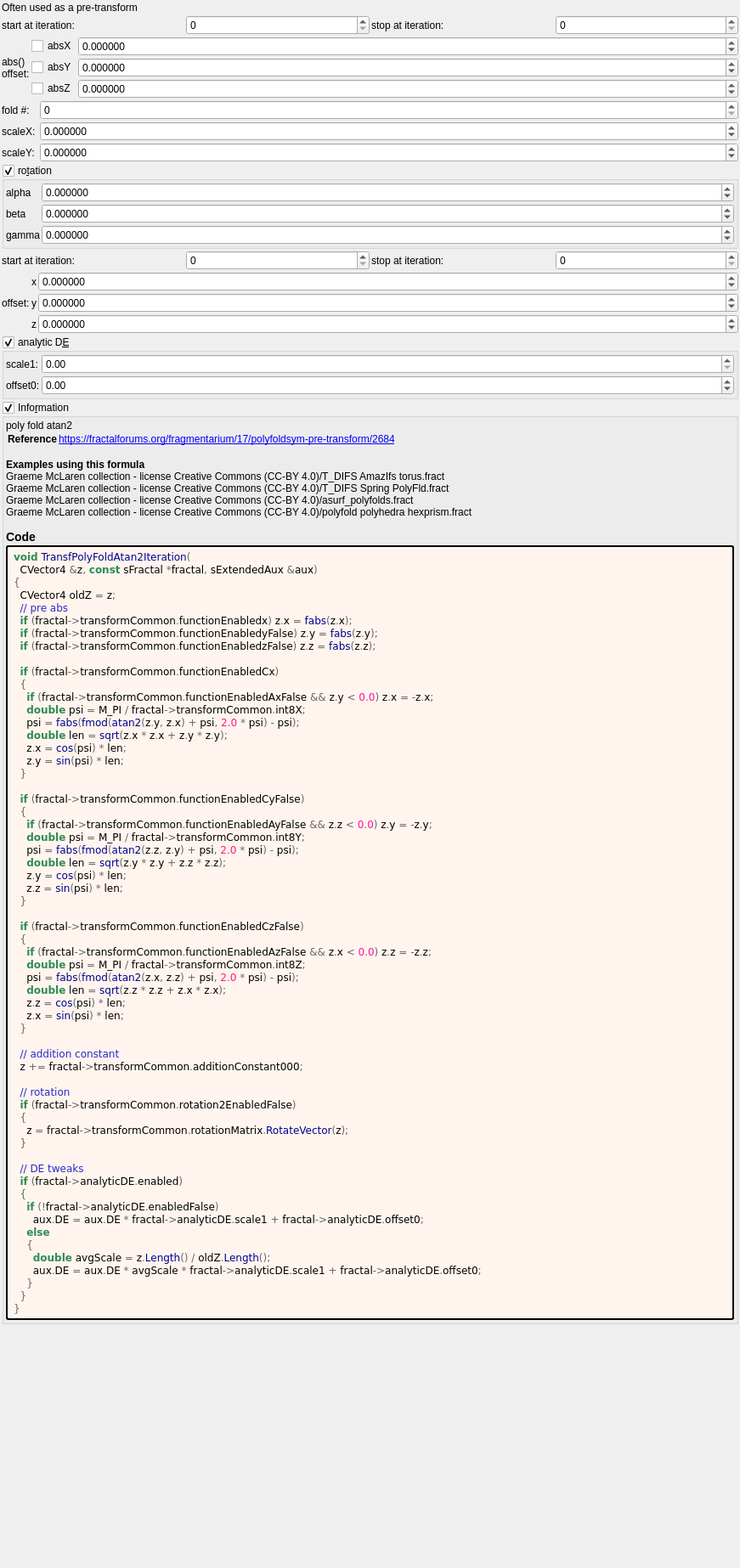
<?xml version="1.0" encoding="UTF-8"?>
<ui version="4.0">
 <class>Form</class>
 <widget class="QWidget" name="Form">
  <property name="geometry">
   <rect>
    <x>0</x>
    <y>0</y>
    <width>871</width>
    <height>1846</height>
   </rect>
  </property>
  <property name="windowTitle">
   <string notr="true">transf_poly_fold_atan2</string>
  </property>
  <layout class="QVBoxLayout" name="verticalLayout">
   <property name="spacing">
    <number>2</number>
   </property>
   <property name="leftMargin">
    <number>2</number>
   </property>
   <property name="topMargin">
    <number>2</number>
   </property>
   <property name="rightMargin">
    <number>2</number>
   </property>
   <property name="bottomMargin">
    <number>2</number>
   </property>
   <item>
    <widget class="QLabel" name="label_168">
     <property name="text">
      <string>Often used as a pre-transform</string>
     </property>
    </widget>
   </item>
   <item>
    <layout class="QGridLayout" name="gridLayout_70">
     <property name="spacing">
      <number>2</number>
     </property>
     <item row="0" column="2">
      <widget class="QLabel" name="label_265">
       <property name="text">
        <string>stop at iteration:</string>
       </property>
      </widget>
     </item>
     <item row="0" column="0">
      <widget class="QLabel" name="label_266">
       <property name="text">
        <string>start at iteration:</string>
       </property>
      </widget>
     </item>
     <item row="0" column="3">
      <widget class="MySpinBox" name="spinboxInt_transf_stop_iterations_D1">
       <property name="sizePolicy">
        <sizepolicy hsizetype="Minimum" vsizetype="Maximum">
         <horstretch>0</horstretch>
         <verstretch>0</verstretch>
        </sizepolicy>
       </property>
       <property name="maximum">
        <number>999</number>
       </property>
      </widget>
     </item>
     <item row="0" column="1">
      <widget class="MySpinBox" name="spinboxInt_transf_start_iterations_D">
       <property name="sizePolicy">
        <sizepolicy hsizetype="Minimum" vsizetype="Maximum">
         <horstretch>0</horstretch>
         <verstretch>0</verstretch>
        </sizepolicy>
       </property>
       <property name="maximum">
        <number>999</number>
       </property>
      </widget>
     </item>
    </layout>
   </item>
   <item>
    <layout class="QGridLayout" name="gridLayout_12" columnstretch="0,0,1">
     <property name="spacing">
      <number>2</number>
     </property>
     <item row="2" column="2">
      <widget class="MyDoubleSpinBox" name="spinbox3_transf_offset_000_z">
       <property name="sizePolicy">
        <sizepolicy hsizetype="Minimum" vsizetype="Maximum">
         <horstretch>0</horstretch>
         <verstretch>0</verstretch>
        </sizepolicy>
       </property>
       <property name="prefix">
        <string/>
       </property>
       <property name="suffix">
        <string/>
       </property>
       <property name="decimals">
        <number>6</number>
       </property>
       <property name="minimum">
        <double>-99.989999999999995</double>
       </property>
       <property name="maximum">
        <double>99.989999999999995</double>
       </property>
       <property name="singleStep">
        <double>0.100000000000000</double>
       </property>
      </widget>
     </item>
     <item row="1" column="2">
      <widget class="MyDoubleSpinBox" name="spinbox3_transf_offset_000_y">
       <property name="sizePolicy">
        <sizepolicy hsizetype="Minimum" vsizetype="Maximum">
         <horstretch>0</horstretch>
         <verstretch>0</verstretch>
        </sizepolicy>
       </property>
       <property name="prefix">
        <string/>
       </property>
       <property name="suffix">
        <string/>
       </property>
       <property name="decimals">
        <number>6</number>
       </property>
       <property name="minimum">
        <double>-99.989999999999995</double>
       </property>
       <property name="maximum">
        <double>99.989999999999995</double>
       </property>
       <property name="singleStep">
        <double>0.100000000000000</double>
       </property>
      </widget>
     </item>
     <item row="0" column="2">
      <widget class="MyDoubleSpinBox" name="spinbox3_transf_offset_000_x">
       <property name="sizePolicy">
        <sizepolicy hsizetype="Minimum" vsizetype="Maximum">
         <horstretch>0</horstretch>
         <verstretch>0</verstretch>
        </sizepolicy>
       </property>
       <property name="prefix">
        <string/>
       </property>
       <property name="suffix">
        <string/>
       </property>
       <property name="decimals">
        <number>6</number>
       </property>
       <property name="minimum">
        <double>-99.989999999999995</double>
       </property>
       <property name="maximum">
        <double>99.989999999999995</double>
       </property>
       <property name="singleStep">
        <double>0.100000000000000</double>
       </property>
      </widget>
     </item>
     <item row="0" column="0" rowspan="3">
      <widget class="QLabel" name="label_261">
       <property name="text">
        <string>abs()
offset:</string>
       </property>
      </widget>
     </item>
     <item row="0" column="1">
      <widget class="MyCheckBox" name="checkBox_transf_function_enabledx">
       <property name="text">
        <string>absX</string>
       </property>
      </widget>
     </item>
     <item row="1" column="1">
      <widget class="MyCheckBox" name="checkBox_transf_function_enabledy">
       <property name="text">
        <string>absY</string>
       </property>
      </widget>
     </item>
     <item row="2" column="1">
      <widget class="MyCheckBox" name="checkBox_transf_function_enabledz_false">
       <property name="text">
        <string>absZ</string>
       </property>
      </widget>
     </item>
    </layout>
   </item>
   <item>
    <layout class="QGridLayout" name="gridLayout_13" columnstretch="0,1">
     <property name="spacing">
      <number>2</number>
     </property>
     <item row="0" column="1">
      <widget class="MySpinBox" name="spinboxInt_transf_int8_X">
       <property name="sizePolicy">
        <sizepolicy hsizetype="Minimum" vsizetype="Maximum">
         <horstretch>0</horstretch>
         <verstretch>0</verstretch>
        </sizepolicy>
       </property>
       <property name="maximum">
        <number>999</number>
       </property>
      </widget>
     </item>
     <item row="2" column="0">
      <widget class="QLabel" name="label_48">
       <property name="text">
        <string notr="true">scaleY: </string>
       </property>
      </widget>
     </item>
     <item row="1" column="0">
      <widget class="QLabel" name="label_47">
       <property name="text">
        <string notr="true">scaleX: </string>
       </property>
      </widget>
     </item>
     <item row="2" column="1">
      <widget class="MyDoubleSpinBox" name="spinbox_transf_scaleG_1">
       <property name="enabled">
        <bool>true</bool>
       </property>
       <property name="sizePolicy">
        <sizepolicy hsizetype="Minimum" vsizetype="Maximum">
         <horstretch>0</horstretch>
         <verstretch>0</verstretch>
        </sizepolicy>
       </property>
       <property name="prefix">
        <string/>
       </property>
       <property name="suffix">
        <string/>
       </property>
       <property name="decimals">
        <number>6</number>
       </property>
       <property name="minimum">
        <double>-99.989999999999995</double>
       </property>
       <property name="maximum">
        <double>99.989999999999995</double>
       </property>
       <property name="singleStep">
        <double>0.100000000000000</double>
       </property>
      </widget>
     </item>
     <item row="1" column="1">
      <widget class="MyDoubleSpinBox" name="spinbox_transf_scaleF_1">
       <property name="enabled">
        <bool>true</bool>
       </property>
       <property name="sizePolicy">
        <sizepolicy hsizetype="Minimum" vsizetype="Maximum">
         <horstretch>0</horstretch>
         <verstretch>0</verstretch>
        </sizepolicy>
       </property>
       <property name="prefix">
        <string/>
       </property>
       <property name="suffix">
        <string/>
       </property>
       <property name="decimals">
        <number>6</number>
       </property>
       <property name="minimum">
        <double>-99.989999999999995</double>
       </property>
       <property name="maximum">
        <double>99.989999999999995</double>
       </property>
       <property name="singleStep">
        <double>0.100000000000000</double>
       </property>
      </widget>
     </item>
     <item row="0" column="0">
      <widget class="QLabel" name="label_50">
       <property name="text">
        <string notr="true">fold #: </string>
       </property>
      </widget>
     </item>
    </layout>
   </item>
   <item>
    <widget class="MyGroupBox" name="groupCheck_transf_rotation2_enabled_false">
     <property name="title">
      <string>ro&amp;tation</string>
     </property>
     <property name="checkable">
      <bool>true</bool>
     </property>
     <layout class="QVBoxLayout" name="verticalLayout_9" stretch="0">
      <property name="spacing">
       <number>2</number>
      </property>
      <property name="leftMargin">
       <number>2</number>
      </property>
      <property name="topMargin">
       <number>2</number>
      </property>
      <property name="rightMargin">
       <number>2</number>
      </property>
      <property name="bottomMargin">
       <number>2</number>
      </property>
      <item>
       <layout class="QGridLayout" name="gridLayout_14" columnstretch="0,1">
        <property name="spacing">
         <number>2</number>
        </property>
        <item row="1" column="1">
         <widget class="MyDoubleSpinBox" name="spinboxd3_transf_rotation_y">
          <property name="sizePolicy">
           <sizepolicy hsizetype="Minimum" vsizetype="Maximum">
            <horstretch>0</horstretch>
            <verstretch>0</verstretch>
           </sizepolicy>
          </property>
          <property name="prefix">
           <string/>
          </property>
          <property name="suffix">
           <string/>
          </property>
          <property name="decimals">
           <number>6</number>
          </property>
          <property name="minimum">
           <double>-36000.000000000000000</double>
          </property>
          <property name="maximum">
           <double>36000.000000000000000</double>
          </property>
          <property name="singleStep">
           <double>1.000000000000000</double>
          </property>
         </widget>
        </item>
        <item row="0" column="1">
         <widget class="MyDoubleSpinBox" name="spinboxd3_transf_rotation_x">
          <property name="sizePolicy">
           <sizepolicy hsizetype="Minimum" vsizetype="Maximum">
            <horstretch>0</horstretch>
            <verstretch>0</verstretch>
           </sizepolicy>
          </property>
          <property name="prefix">
           <string/>
          </property>
          <property name="suffix">
           <string/>
          </property>
          <property name="decimals">
           <number>6</number>
          </property>
          <property name="minimum">
           <double>-36000.000000000000000</double>
          </property>
          <property name="maximum">
           <double>36000.000000000000000</double>
          </property>
          <property name="singleStep">
           <double>1.000000000000000</double>
          </property>
         </widget>
        </item>
        <item row="2" column="1">
         <widget class="MyDoubleSpinBox" name="spinboxd3_transf_rotation_z">
          <property name="sizePolicy">
           <sizepolicy hsizetype="Minimum" vsizetype="Maximum">
            <horstretch>0</horstretch>
            <verstretch>0</verstretch>
           </sizepolicy>
          </property>
          <property name="prefix">
           <string/>
          </property>
          <property name="suffix">
           <string/>
          </property>
          <property name="decimals">
           <number>6</number>
          </property>
          <property name="minimum">
           <double>-36000.000000000000000</double>
          </property>
          <property name="maximum">
           <double>36000.000000000000000</double>
          </property>
          <property name="singleStep">
           <double>1.000000000000000</double>
          </property>
         </widget>
        </item>
        <item row="0" column="0">
         <widget class="QLabel" name="label_46">
          <property name="text">
           <string notr="true">alpha</string>
          </property>
         </widget>
        </item>
        <item row="2" column="0">
         <widget class="QLabel" name="label_45">
          <property name="text">
           <string notr="true">gamma</string>
          </property>
         </widget>
        </item>
        <item row="1" column="0">
         <widget class="QLabel" name="label_49">
          <property name="text">
           <string notr="true">beta</string>
          </property>
         </widget>
        </item>
       </layout>
      </item>
     </layout>
    </widget>
   </item>
   <item>
    <layout class="QGridLayout" name="gridLayout_62">
     <property name="spacing">
      <number>2</number>
     </property>
     <item row="0" column="0">
      <widget class="QLabel" name="label_246">
       <property name="text">
        <string>start at iteration:</string>
       </property>
      </widget>
     </item>
     <item row="0" column="1">
      <widget class="MySpinBox" name="spinboxInt_transf_start_iterations_A">
       <property name="sizePolicy">
        <sizepolicy hsizetype="Minimum" vsizetype="Maximum">
         <horstretch>0</horstretch>
         <verstretch>0</verstretch>
        </sizepolicy>
       </property>
       <property name="maximum">
        <number>999</number>
       </property>
      </widget>
     </item>
     <item row="0" column="2">
      <widget class="QLabel" name="label_247">
       <property name="text">
        <string>stop at iteration:</string>
       </property>
      </widget>
     </item>
     <item row="0" column="3">
      <widget class="MySpinBox" name="spinboxInt_transf_stop_iterations_A">
       <property name="sizePolicy">
        <sizepolicy hsizetype="Minimum" vsizetype="Maximum">
         <horstretch>0</horstretch>
         <verstretch>0</verstretch>
        </sizepolicy>
       </property>
       <property name="maximum">
        <number>999</number>
       </property>
      </widget>
     </item>
    </layout>
   </item>
   <item>
    <layout class="QGridLayout" name="gridLayout_44" columnstretch="0,0,1">
     <property name="spacing">
      <number>2</number>
     </property>
     <item row="0" column="1">
      <widget class="QLabel" name="label_160">
       <property name="text">
        <string notr="true">x</string>
       </property>
      </widget>
     </item>
     <item row="1" column="1">
      <widget class="QLabel" name="label_162">
       <property name="text">
        <string notr="true">y</string>
       </property>
      </widget>
     </item>
     <item row="0" column="0" rowspan="3">
      <widget class="QLabel" name="label_164">
       <property name="text">
        <string>offset:</string>
       </property>
      </widget>
     </item>
     <item row="2" column="2">
      <widget class="MyDoubleSpinBox" name="spinbox3_transf_addition_constant_z">
       <property name="sizePolicy">
        <sizepolicy hsizetype="Minimum" vsizetype="Maximum">
         <horstretch>0</horstretch>
         <verstretch>0</verstretch>
        </sizepolicy>
       </property>
       <property name="prefix">
        <string/>
       </property>
       <property name="suffix">
        <string/>
       </property>
       <property name="decimals">
        <number>6</number>
       </property>
       <property name="minimum">
        <double>-99.989999999999995</double>
       </property>
       <property name="maximum">
        <double>99.989999999999995</double>
       </property>
       <property name="singleStep">
        <double>0.100000000000000</double>
       </property>
      </widget>
     </item>
     <item row="0" column="2">
      <widget class="MyDoubleSpinBox" name="spinbox3_transf_addition_constant_x">
       <property name="sizePolicy">
        <sizepolicy hsizetype="Minimum" vsizetype="Maximum">
         <horstretch>0</horstretch>
         <verstretch>0</verstretch>
        </sizepolicy>
       </property>
       <property name="prefix">
        <string/>
       </property>
       <property name="suffix">
        <string/>
       </property>
       <property name="decimals">
        <number>6</number>
       </property>
       <property name="minimum">
        <double>-99.989999999999995</double>
       </property>
       <property name="maximum">
        <double>99.989999999999995</double>
       </property>
       <property name="singleStep">
        <double>0.100000000000000</double>
       </property>
      </widget>
     </item>
     <item row="1" column="2">
      <widget class="MyDoubleSpinBox" name="spinbox3_transf_addition_constant_y">
       <property name="sizePolicy">
        <sizepolicy hsizetype="Minimum" vsizetype="Maximum">
         <horstretch>0</horstretch>
         <verstretch>0</verstretch>
        </sizepolicy>
       </property>
       <property name="prefix">
        <string/>
       </property>
       <property name="suffix">
        <string/>
       </property>
       <property name="decimals">
        <number>6</number>
       </property>
       <property name="minimum">
        <double>-99.989999999999995</double>
       </property>
       <property name="maximum">
        <double>99.989999999999995</double>
       </property>
       <property name="singleStep">
        <double>0.100000000000000</double>
       </property>
      </widget>
     </item>
     <item row="2" column="1">
      <widget class="QLabel" name="label_163">
       <property name="text">
        <string notr="true">z</string>
       </property>
      </widget>
     </item>
    </layout>
   </item>
   <item>
    <widget class="MyGroupBox" name="groupCheck_analyticDE_enabled_false">
     <property name="title">
      <string>analytic D&amp;E </string>
     </property>
     <property name="checkable">
      <bool>true</bool>
     </property>
     <layout class="QVBoxLayout" name="verticalLayout_12" stretch="0">
      <property name="spacing">
       <number>2</number>
      </property>
      <property name="leftMargin">
       <number>2</number>
      </property>
      <property name="topMargin">
       <number>2</number>
      </property>
      <property name="rightMargin">
       <number>2</number>
      </property>
      <property name="bottomMargin">
       <number>2</number>
      </property>
      <item>
       <layout class="QGridLayout" name="gridLayout_28" columnstretch="0,0,1">
        <property name="spacing">
         <number>2</number>
        </property>
        <item row="0" column="2">
         <widget class="MyDoubleSpinBox" name="spinbox_analyticDE_scale_1">
          <property name="sizePolicy">
           <sizepolicy hsizetype="Minimum" vsizetype="Maximum">
            <horstretch>0</horstretch>
            <verstretch>0</verstretch>
           </sizepolicy>
          </property>
          <property name="prefix">
           <string/>
          </property>
          <property name="suffix">
           <string/>
          </property>
          <property name="decimals">
           <number>2</number>
          </property>
          <property name="minimum">
           <double>0.000000000000000</double>
          </property>
          <property name="maximum">
           <double>99.989999999999995</double>
          </property>
          <property name="singleStep">
           <double>0.100000000000000</double>
          </property>
         </widget>
        </item>
        <item row="1" column="2">
         <widget class="MyDoubleSpinBox" name="spinbox_analyticDE_offset_0">
          <property name="sizePolicy">
           <sizepolicy hsizetype="Minimum" vsizetype="Maximum">
            <horstretch>0</horstretch>
            <verstretch>0</verstretch>
           </sizepolicy>
          </property>
          <property name="prefix">
           <string/>
          </property>
          <property name="suffix">
           <string/>
          </property>
          <property name="decimals">
           <number>2</number>
          </property>
          <property name="minimum">
           <double>-99.989999999999995</double>
          </property>
          <property name="maximum">
           <double>99.989999999999995</double>
          </property>
          <property name="singleStep">
           <double>0.100000000000000</double>
          </property>
         </widget>
        </item>
        <item row="0" column="1">
         <widget class="QLabel" name="label_179">
          <property name="text">
           <string>scale1:</string>
          </property>
         </widget>
        </item>
        <item row="1" column="1">
         <widget class="QLabel" name="label_178">
          <property name="text">
           <string>offset0:</string>
          </property>
         </widget>
        </item>
       </layout>
      </item>
     </layout>
    </widget>
   </item>
   <item>
    <widget class="MyGroupBox" name="groupCheck_info">
     <property name="title">
      <string>Info&amp;rmation</string>
     </property>
     <property name="flat">
      <bool>false</bool>
     </property>
     <property name="checkable">
      <bool>true</bool>
     </property>
     <layout class="QVBoxLayout" name="verticalLayout_2">
      <property name="spacing">
       <number>2</number>
      </property>
      <property name="leftMargin">
       <number>2</number>
      </property>
      <property name="topMargin">
       <number>2</number>
      </property>
      <property name="rightMargin">
       <number>2</number>
      </property>
      <property name="bottomMargin">
       <number>2</number>
      </property>
      <item>
       <widget class="QLabel" name="label_information_general">
        <property name="text">
         <string notr="true">&lt;p&gt;poly fold atan2&lt;/p&gt;&lt;table&gt;
&lt;tr&gt;&lt;th&gt;Reference&lt;/th&gt;&lt;td&gt;&lt;a href=&quot;https://fractalforums.org/fragmentarium/17/polyfoldsym-pre-transform/2684&quot;&gt;https://fractalforums.org/fragmentarium/17/polyfoldsym-pre-transform/2684&lt;br&gt;
&lt;/td&gt;&lt;/tr&gt;
&lt;/table&gt;
&lt;br&gt;&lt;b&gt;Examples using this formula&lt;/b&gt;&lt;br&gt;Graeme McLaren  collection - license Creative Commons  (CC-BY 4.0)/T_DIFS AmazIfs torus.fract&lt;br&gt;Graeme McLaren  collection - license Creative Commons  (CC-BY 4.0)/T_DIFS Spring PolyFld.fract&lt;br&gt;Graeme McLaren  collection - license Creative Commons  (CC-BY 4.0)/asurf_polyfolds.fract&lt;br&gt;Graeme McLaren  collection - license Creative Commons  (CC-BY 4.0)/polyfold polyhedra hexprism.fract&lt;h3&gt;Code&lt;/h3&gt;</string>
        </property>
        <property name="wordWrap">
         <bool>true</bool>
        </property>
        <property name="openExternalLinks">
         <bool>true</bool>
        </property>
        <property name="textInteractionFlags">
         <set>Qt::LinksAccessibleByMouse|Qt::TextSelectableByMouse</set>
        </property>
       </widget>
      </item>
      <item>
       <widget class="QLabel" name="label_code_content">
        <property name="styleSheet">
         <string notr="true">border-style: outset; border-width: 2px; border-radius: 3px; border-color: black; background-color: #fff5ee; padding: 4px;</string>
        </property>
        <property name="text">
         <string notr="true">&lt;body style=&quot;background-color:#fff5ee&quot;&gt;
&lt;pre style=&quot;color:#000000; background-color:#fff5ee;  font-family:'Courier New',monospace;&quot;&gt;&lt;span style=&quot;color:#2e8b57; font-weight:bold&quot;&gt;void&lt;/span&gt; &lt;span style=&quot;color:#00008f&quot;&gt;TransfPolyFoldAtan2Iteration&lt;/span&gt;&lt;span style=&quot;color:#676767&quot;&gt;(&lt;/span&gt;
  CVector4 &lt;span style=&quot;color:#676767&quot;&gt;&amp;amp;&lt;/span&gt;z&lt;span style=&quot;color:#676767&quot;&gt;,&lt;/span&gt; &lt;span style=&quot;color:#2e8b57; font-weight:bold&quot;&gt;const&lt;/span&gt; sFractal &lt;span style=&quot;color:#676767&quot;&gt;*&lt;/span&gt;fractal&lt;span style=&quot;color:#676767&quot;&gt;,&lt;/span&gt; sExtendedAux &lt;span style=&quot;color:#676767&quot;&gt;&amp;amp;&lt;/span&gt;aux&lt;span style=&quot;color:#676767&quot;&gt;)&lt;/span&gt;
&lt;span style=&quot;color:#676767&quot;&gt;{&lt;/span&gt;
  CVector4 oldZ &lt;span style=&quot;color:#676767&quot;&gt;=&lt;/span&gt; z&lt;span style=&quot;color:#676767&quot;&gt;;&lt;/span&gt;
  &lt;span style=&quot;color:#2929cc&quot;&gt;// pre abs&lt;/span&gt;
  &lt;span style=&quot;color:#2e8b57; font-weight:bold&quot;&gt;if&lt;/span&gt; &lt;span style=&quot;color:#676767&quot;&gt;(&lt;/span&gt;fractal&lt;span style=&quot;color:#676767&quot;&gt;-&amp;gt;&lt;/span&gt;transformCommon&lt;span style=&quot;color:#676767&quot;&gt;.&lt;/span&gt;functionEnabledx&lt;span style=&quot;color:#676767&quot;&gt;)&lt;/span&gt; z&lt;span style=&quot;color:#676767&quot;&gt;.&lt;/span&gt;x &lt;span style=&quot;color:#676767&quot;&gt;=&lt;/span&gt; &lt;span style=&quot;color:#00008f&quot;&gt;fabs&lt;/span&gt;&lt;span style=&quot;color:#676767&quot;&gt;(&lt;/span&gt;z&lt;span style=&quot;color:#676767&quot;&gt;.&lt;/span&gt;x&lt;span style=&quot;color:#676767&quot;&gt;);&lt;/span&gt;
  &lt;span style=&quot;color:#2e8b57; font-weight:bold&quot;&gt;if&lt;/span&gt; &lt;span style=&quot;color:#676767&quot;&gt;(&lt;/span&gt;fractal&lt;span style=&quot;color:#676767&quot;&gt;-&amp;gt;&lt;/span&gt;transformCommon&lt;span style=&quot;color:#676767&quot;&gt;.&lt;/span&gt;functionEnabledyFalse&lt;span style=&quot;color:#676767&quot;&gt;)&lt;/span&gt; z&lt;span style=&quot;color:#676767&quot;&gt;.&lt;/span&gt;y &lt;span style=&quot;color:#676767&quot;&gt;=&lt;/span&gt; &lt;span style=&quot;color:#00008f&quot;&gt;fabs&lt;/span&gt;&lt;span style=&quot;color:#676767&quot;&gt;(&lt;/span&gt;z&lt;span style=&quot;color:#676767&quot;&gt;.&lt;/span&gt;y&lt;span style=&quot;color:#676767&quot;&gt;);&lt;/span&gt;
  &lt;span style=&quot;color:#2e8b57; font-weight:bold&quot;&gt;if&lt;/span&gt; &lt;span style=&quot;color:#676767&quot;&gt;(&lt;/span&gt;fractal&lt;span style=&quot;color:#676767&quot;&gt;-&amp;gt;&lt;/span&gt;transformCommon&lt;span style=&quot;color:#676767&quot;&gt;.&lt;/span&gt;functionEnabledzFalse&lt;span style=&quot;color:#676767&quot;&gt;)&lt;/span&gt; z&lt;span style=&quot;color:#676767&quot;&gt;.&lt;/span&gt;z &lt;span style=&quot;color:#676767&quot;&gt;=&lt;/span&gt; &lt;span style=&quot;color:#00008f&quot;&gt;fabs&lt;/span&gt;&lt;span style=&quot;color:#676767&quot;&gt;(&lt;/span&gt;z&lt;span style=&quot;color:#676767&quot;&gt;.&lt;/span&gt;z&lt;span style=&quot;color:#676767&quot;&gt;);&lt;/span&gt;

  &lt;span style=&quot;color:#2e8b57; font-weight:bold&quot;&gt;if&lt;/span&gt; &lt;span style=&quot;color:#676767&quot;&gt;(&lt;/span&gt;fractal&lt;span style=&quot;color:#676767&quot;&gt;-&amp;gt;&lt;/span&gt;transformCommon&lt;span style=&quot;color:#676767&quot;&gt;.&lt;/span&gt;functionEnabledCx&lt;span style=&quot;color:#676767&quot;&gt;)&lt;/span&gt;
  &lt;span style=&quot;color:#676767&quot;&gt;{&lt;/span&gt;
    &lt;span style=&quot;color:#2e8b57; font-weight:bold&quot;&gt;if&lt;/span&gt; &lt;span style=&quot;color:#676767&quot;&gt;(&lt;/span&gt;fractal&lt;span style=&quot;color:#676767&quot;&gt;-&amp;gt;&lt;/span&gt;transformCommon&lt;span style=&quot;color:#676767&quot;&gt;.&lt;/span&gt;functionEnabledAxFalse &lt;span style=&quot;color:#676767&quot;&gt;&amp;amp;&amp;amp;&lt;/span&gt; z&lt;span style=&quot;color:#676767&quot;&gt;.&lt;/span&gt;y &lt;span style=&quot;color:#676767&quot;&gt;&amp;lt;&lt;/span&gt; &lt;span style=&quot;color:#ff1493&quot;&gt;0.0&lt;/span&gt;&lt;span style=&quot;color:#676767&quot;&gt;)&lt;/span&gt; z&lt;span style=&quot;color:#676767&quot;&gt;.&lt;/span&gt;x &lt;span style=&quot;color:#676767&quot;&gt;= -&lt;/span&gt;z&lt;span style=&quot;color:#676767&quot;&gt;.&lt;/span&gt;x&lt;span style=&quot;color:#676767&quot;&gt;;&lt;/span&gt;
    &lt;span style=&quot;color:#2e8b57; font-weight:bold&quot;&gt;double&lt;/span&gt; psi &lt;span style=&quot;color:#676767&quot;&gt;=&lt;/span&gt; M_PI &lt;span style=&quot;color:#676767&quot;&gt;/&lt;/span&gt; fractal&lt;span style=&quot;color:#676767&quot;&gt;-&amp;gt;&lt;/span&gt;transformCommon&lt;span style=&quot;color:#676767&quot;&gt;.&lt;/span&gt;int8X&lt;span style=&quot;color:#676767&quot;&gt;;&lt;/span&gt;
    psi &lt;span style=&quot;color:#676767&quot;&gt;=&lt;/span&gt; &lt;span style=&quot;color:#00008f&quot;&gt;fabs&lt;/span&gt;&lt;span style=&quot;color:#676767&quot;&gt;(&lt;/span&gt;&lt;span style=&quot;color:#00008f&quot;&gt;fmod&lt;/span&gt;&lt;span style=&quot;color:#676767&quot;&gt;(&lt;/span&gt;&lt;span style=&quot;color:#00008f&quot;&gt;atan2&lt;/span&gt;&lt;span style=&quot;color:#676767&quot;&gt;(&lt;/span&gt;z&lt;span style=&quot;color:#676767&quot;&gt;.&lt;/span&gt;y&lt;span style=&quot;color:#676767&quot;&gt;,&lt;/span&gt; z&lt;span style=&quot;color:#676767&quot;&gt;.&lt;/span&gt;x&lt;span style=&quot;color:#676767&quot;&gt;) +&lt;/span&gt; psi&lt;span style=&quot;color:#676767&quot;&gt;,&lt;/span&gt; &lt;span style=&quot;color:#ff1493&quot;&gt;2.0&lt;/span&gt; &lt;span style=&quot;color:#676767&quot;&gt;*&lt;/span&gt; psi&lt;span style=&quot;color:#676767&quot;&gt;) -&lt;/span&gt; psi&lt;span style=&quot;color:#676767&quot;&gt;);&lt;/span&gt;
    &lt;span style=&quot;color:#2e8b57; font-weight:bold&quot;&gt;double&lt;/span&gt; len &lt;span style=&quot;color:#676767&quot;&gt;=&lt;/span&gt; &lt;span style=&quot;color:#00008f&quot;&gt;sqrt&lt;/span&gt;&lt;span style=&quot;color:#676767&quot;&gt;(&lt;/span&gt;z&lt;span style=&quot;color:#676767&quot;&gt;.&lt;/span&gt;x &lt;span style=&quot;color:#676767&quot;&gt;*&lt;/span&gt; z&lt;span style=&quot;color:#676767&quot;&gt;.&lt;/span&gt;x &lt;span style=&quot;color:#676767&quot;&gt;+&lt;/span&gt; z&lt;span style=&quot;color:#676767&quot;&gt;.&lt;/span&gt;y &lt;span style=&quot;color:#676767&quot;&gt;*&lt;/span&gt; z&lt;span style=&quot;color:#676767&quot;&gt;.&lt;/span&gt;y&lt;span style=&quot;color:#676767&quot;&gt;);&lt;/span&gt;
    z&lt;span style=&quot;color:#676767&quot;&gt;.&lt;/span&gt;x &lt;span style=&quot;color:#676767&quot;&gt;=&lt;/span&gt; &lt;span style=&quot;color:#00008f&quot;&gt;cos&lt;/span&gt;&lt;span style=&quot;color:#676767&quot;&gt;(&lt;/span&gt;psi&lt;span style=&quot;color:#676767&quot;&gt;) *&lt;/span&gt; len&lt;span style=&quot;color:#676767&quot;&gt;;&lt;/span&gt;
    z&lt;span style=&quot;color:#676767&quot;&gt;.&lt;/span&gt;y &lt;span style=&quot;color:#676767&quot;&gt;=&lt;/span&gt; &lt;span style=&quot;color:#00008f&quot;&gt;sin&lt;/span&gt;&lt;span style=&quot;color:#676767&quot;&gt;(&lt;/span&gt;psi&lt;span style=&quot;color:#676767&quot;&gt;) *&lt;/span&gt; len&lt;span style=&quot;color:#676767&quot;&gt;;&lt;/span&gt;
  &lt;span style=&quot;color:#676767&quot;&gt;}&lt;/span&gt;

  &lt;span style=&quot;color:#2e8b57; font-weight:bold&quot;&gt;if&lt;/span&gt; &lt;span style=&quot;color:#676767&quot;&gt;(&lt;/span&gt;fractal&lt;span style=&quot;color:#676767&quot;&gt;-&amp;gt;&lt;/span&gt;transformCommon&lt;span style=&quot;color:#676767&quot;&gt;.&lt;/span&gt;functionEnabledCyFalse&lt;span style=&quot;color:#676767&quot;&gt;)&lt;/span&gt;
  &lt;span style=&quot;color:#676767&quot;&gt;{&lt;/span&gt;
    &lt;span style=&quot;color:#2e8b57; font-weight:bold&quot;&gt;if&lt;/span&gt; &lt;span style=&quot;color:#676767&quot;&gt;(&lt;/span&gt;fractal&lt;span style=&quot;color:#676767&quot;&gt;-&amp;gt;&lt;/span&gt;transformCommon&lt;span style=&quot;color:#676767&quot;&gt;.&lt;/span&gt;functionEnabledAyFalse &lt;span style=&quot;color:#676767&quot;&gt;&amp;amp;&amp;amp;&lt;/span&gt; z&lt;span style=&quot;color:#676767&quot;&gt;.&lt;/span&gt;z &lt;span style=&quot;color:#676767&quot;&gt;&amp;lt;&lt;/span&gt; &lt;span style=&quot;color:#ff1493&quot;&gt;0.0&lt;/span&gt;&lt;span style=&quot;color:#676767&quot;&gt;)&lt;/span&gt; z&lt;span style=&quot;color:#676767&quot;&gt;.&lt;/span&gt;y &lt;span style=&quot;color:#676767&quot;&gt;= -&lt;/span&gt;z&lt;span style=&quot;color:#676767&quot;&gt;.&lt;/span&gt;y&lt;span style=&quot;color:#676767&quot;&gt;;&lt;/span&gt;
    &lt;span style=&quot;color:#2e8b57; font-weight:bold&quot;&gt;double&lt;/span&gt; psi &lt;span style=&quot;color:#676767&quot;&gt;=&lt;/span&gt; M_PI &lt;span style=&quot;color:#676767&quot;&gt;/&lt;/span&gt; fractal&lt;span style=&quot;color:#676767&quot;&gt;-&amp;gt;&lt;/span&gt;transformCommon&lt;span style=&quot;color:#676767&quot;&gt;.&lt;/span&gt;int8Y&lt;span style=&quot;color:#676767&quot;&gt;;&lt;/span&gt;
    psi &lt;span style=&quot;color:#676767&quot;&gt;=&lt;/span&gt; &lt;span style=&quot;color:#00008f&quot;&gt;fabs&lt;/span&gt;&lt;span style=&quot;color:#676767&quot;&gt;(&lt;/span&gt;&lt;span style=&quot;color:#00008f&quot;&gt;fmod&lt;/span&gt;&lt;span style=&quot;color:#676767&quot;&gt;(&lt;/span&gt;&lt;span style=&quot;color:#00008f&quot;&gt;atan2&lt;/span&gt;&lt;span style=&quot;color:#676767&quot;&gt;(&lt;/span&gt;z&lt;span style=&quot;color:#676767&quot;&gt;.&lt;/span&gt;z&lt;span style=&quot;color:#676767&quot;&gt;,&lt;/span&gt; z&lt;span style=&quot;color:#676767&quot;&gt;.&lt;/span&gt;y&lt;span style=&quot;color:#676767&quot;&gt;) +&lt;/span&gt; psi&lt;span style=&quot;color:#676767&quot;&gt;,&lt;/span&gt; &lt;span style=&quot;color:#ff1493&quot;&gt;2.0&lt;/span&gt; &lt;span style=&quot;color:#676767&quot;&gt;*&lt;/span&gt; psi&lt;span style=&quot;color:#676767&quot;&gt;) -&lt;/span&gt; psi&lt;span style=&quot;color:#676767&quot;&gt;);&lt;/span&gt;
    &lt;span style=&quot;color:#2e8b57; font-weight:bold&quot;&gt;double&lt;/span&gt; len &lt;span style=&quot;color:#676767&quot;&gt;=&lt;/span&gt; &lt;span style=&quot;color:#00008f&quot;&gt;sqrt&lt;/span&gt;&lt;span style=&quot;color:#676767&quot;&gt;(&lt;/span&gt;z&lt;span style=&quot;color:#676767&quot;&gt;.&lt;/span&gt;y &lt;span style=&quot;color:#676767&quot;&gt;*&lt;/span&gt; z&lt;span style=&quot;color:#676767&quot;&gt;.&lt;/span&gt;y &lt;span style=&quot;color:#676767&quot;&gt;+&lt;/span&gt; z&lt;span style=&quot;color:#676767&quot;&gt;.&lt;/span&gt;z &lt;span style=&quot;color:#676767&quot;&gt;*&lt;/span&gt; z&lt;span style=&quot;color:#676767&quot;&gt;.&lt;/span&gt;z&lt;span style=&quot;color:#676767&quot;&gt;);&lt;/span&gt;
    z&lt;span style=&quot;color:#676767&quot;&gt;.&lt;/span&gt;y &lt;span style=&quot;color:#676767&quot;&gt;=&lt;/span&gt; &lt;span style=&quot;color:#00008f&quot;&gt;cos&lt;/span&gt;&lt;span style=&quot;color:#676767&quot;&gt;(&lt;/span&gt;psi&lt;span style=&quot;color:#676767&quot;&gt;) *&lt;/span&gt; len&lt;span style=&quot;color:#676767&quot;&gt;;&lt;/span&gt;
    z&lt;span style=&quot;color:#676767&quot;&gt;.&lt;/span&gt;z &lt;span style=&quot;color:#676767&quot;&gt;=&lt;/span&gt; &lt;span style=&quot;color:#00008f&quot;&gt;sin&lt;/span&gt;&lt;span style=&quot;color:#676767&quot;&gt;(&lt;/span&gt;psi&lt;span style=&quot;color:#676767&quot;&gt;) *&lt;/span&gt; len&lt;span style=&quot;color:#676767&quot;&gt;;&lt;/span&gt;
  &lt;span style=&quot;color:#676767&quot;&gt;}&lt;/span&gt;

  &lt;span style=&quot;color:#2e8b57; font-weight:bold&quot;&gt;if&lt;/span&gt; &lt;span style=&quot;color:#676767&quot;&gt;(&lt;/span&gt;fractal&lt;span style=&quot;color:#676767&quot;&gt;-&amp;gt;&lt;/span&gt;transformCommon&lt;span style=&quot;color:#676767&quot;&gt;.&lt;/span&gt;functionEnabledCzFalse&lt;span style=&quot;color:#676767&quot;&gt;)&lt;/span&gt;
  &lt;span style=&quot;color:#676767&quot;&gt;{&lt;/span&gt;
    &lt;span style=&quot;color:#2e8b57; font-weight:bold&quot;&gt;if&lt;/span&gt; &lt;span style=&quot;color:#676767&quot;&gt;(&lt;/span&gt;fractal&lt;span style=&quot;color:#676767&quot;&gt;-&amp;gt;&lt;/span&gt;transformCommon&lt;span style=&quot;color:#676767&quot;&gt;.&lt;/span&gt;functionEnabledAzFalse &lt;span style=&quot;color:#676767&quot;&gt;&amp;amp;&amp;amp;&lt;/span&gt; z&lt;span style=&quot;color:#676767&quot;&gt;.&lt;/span&gt;x &lt;span style=&quot;color:#676767&quot;&gt;&amp;lt;&lt;/span&gt; &lt;span style=&quot;color:#ff1493&quot;&gt;0.0&lt;/span&gt;&lt;span style=&quot;color:#676767&quot;&gt;)&lt;/span&gt; z&lt;span style=&quot;color:#676767&quot;&gt;.&lt;/span&gt;z &lt;span style=&quot;color:#676767&quot;&gt;= -&lt;/span&gt;z&lt;span style=&quot;color:#676767&quot;&gt;.&lt;/span&gt;z&lt;span style=&quot;color:#676767&quot;&gt;;&lt;/span&gt;
    &lt;span style=&quot;color:#2e8b57; font-weight:bold&quot;&gt;double&lt;/span&gt; psi &lt;span style=&quot;color:#676767&quot;&gt;=&lt;/span&gt; M_PI &lt;span style=&quot;color:#676767&quot;&gt;/&lt;/span&gt; fractal&lt;span style=&quot;color:#676767&quot;&gt;-&amp;gt;&lt;/span&gt;transformCommon&lt;span style=&quot;color:#676767&quot;&gt;.&lt;/span&gt;int8Z&lt;span style=&quot;color:#676767&quot;&gt;;&lt;/span&gt;
    psi &lt;span style=&quot;color:#676767&quot;&gt;=&lt;/span&gt; &lt;span style=&quot;color:#00008f&quot;&gt;fabs&lt;/span&gt;&lt;span style=&quot;color:#676767&quot;&gt;(&lt;/span&gt;&lt;span style=&quot;color:#00008f&quot;&gt;fmod&lt;/span&gt;&lt;span style=&quot;color:#676767&quot;&gt;(&lt;/span&gt;&lt;span style=&quot;color:#00008f&quot;&gt;atan2&lt;/span&gt;&lt;span style=&quot;color:#676767&quot;&gt;(&lt;/span&gt;z&lt;span style=&quot;color:#676767&quot;&gt;.&lt;/span&gt;x&lt;span style=&quot;color:#676767&quot;&gt;,&lt;/span&gt; z&lt;span style=&quot;color:#676767&quot;&gt;.&lt;/span&gt;z&lt;span style=&quot;color:#676767&quot;&gt;) +&lt;/span&gt; psi&lt;span style=&quot;color:#676767&quot;&gt;,&lt;/span&gt; &lt;span style=&quot;color:#ff1493&quot;&gt;2.0&lt;/span&gt; &lt;span style=&quot;color:#676767&quot;&gt;*&lt;/span&gt; psi&lt;span style=&quot;color:#676767&quot;&gt;) -&lt;/span&gt; psi&lt;span style=&quot;color:#676767&quot;&gt;);&lt;/span&gt;
    &lt;span style=&quot;color:#2e8b57; font-weight:bold&quot;&gt;double&lt;/span&gt; len &lt;span style=&quot;color:#676767&quot;&gt;=&lt;/span&gt; &lt;span style=&quot;color:#00008f&quot;&gt;sqrt&lt;/span&gt;&lt;span style=&quot;color:#676767&quot;&gt;(&lt;/span&gt;z&lt;span style=&quot;color:#676767&quot;&gt;.&lt;/span&gt;z &lt;span style=&quot;color:#676767&quot;&gt;*&lt;/span&gt; z&lt;span style=&quot;color:#676767&quot;&gt;.&lt;/span&gt;z &lt;span style=&quot;color:#676767&quot;&gt;+&lt;/span&gt; z&lt;span style=&quot;color:#676767&quot;&gt;.&lt;/span&gt;x &lt;span style=&quot;color:#676767&quot;&gt;*&lt;/span&gt; z&lt;span style=&quot;color:#676767&quot;&gt;.&lt;/span&gt;x&lt;span style=&quot;color:#676767&quot;&gt;);&lt;/span&gt;
    z&lt;span style=&quot;color:#676767&quot;&gt;.&lt;/span&gt;z &lt;span style=&quot;color:#676767&quot;&gt;=&lt;/span&gt; &lt;span style=&quot;color:#00008f&quot;&gt;cos&lt;/span&gt;&lt;span style=&quot;color:#676767&quot;&gt;(&lt;/span&gt;psi&lt;span style=&quot;color:#676767&quot;&gt;) *&lt;/span&gt; len&lt;span style=&quot;color:#676767&quot;&gt;;&lt;/span&gt;
    z&lt;span style=&quot;color:#676767&quot;&gt;.&lt;/span&gt;x &lt;span style=&quot;color:#676767&quot;&gt;=&lt;/span&gt; &lt;span style=&quot;color:#00008f&quot;&gt;sin&lt;/span&gt;&lt;span style=&quot;color:#676767&quot;&gt;(&lt;/span&gt;psi&lt;span style=&quot;color:#676767&quot;&gt;) *&lt;/span&gt; len&lt;span style=&quot;color:#676767&quot;&gt;;&lt;/span&gt;
  &lt;span style=&quot;color:#676767&quot;&gt;}&lt;/span&gt;

  &lt;span style=&quot;color:#2929cc&quot;&gt;// addition constant&lt;/span&gt;
  z &lt;span style=&quot;color:#676767&quot;&gt;+=&lt;/span&gt; fractal&lt;span style=&quot;color:#676767&quot;&gt;-&amp;gt;&lt;/span&gt;transformCommon&lt;span style=&quot;color:#676767&quot;&gt;.&lt;/span&gt;additionConstant000&lt;span style=&quot;color:#676767&quot;&gt;;&lt;/span&gt;

  &lt;span style=&quot;color:#2929cc&quot;&gt;// rotation&lt;/span&gt;
  &lt;span style=&quot;color:#2e8b57; font-weight:bold&quot;&gt;if&lt;/span&gt; &lt;span style=&quot;color:#676767&quot;&gt;(&lt;/span&gt;fractal&lt;span style=&quot;color:#676767&quot;&gt;-&amp;gt;&lt;/span&gt;transformCommon&lt;span style=&quot;color:#676767&quot;&gt;.&lt;/span&gt;rotation2EnabledFalse&lt;span style=&quot;color:#676767&quot;&gt;)&lt;/span&gt;
  &lt;span style=&quot;color:#676767&quot;&gt;{&lt;/span&gt;
    z &lt;span style=&quot;color:#676767&quot;&gt;=&lt;/span&gt; fractal&lt;span style=&quot;color:#676767&quot;&gt;-&amp;gt;&lt;/span&gt;transformCommon&lt;span style=&quot;color:#676767&quot;&gt;.&lt;/span&gt;rotationMatrix&lt;span style=&quot;color:#676767&quot;&gt;.&lt;/span&gt;&lt;span style=&quot;color:#00008f&quot;&gt;RotateVector&lt;/span&gt;&lt;span style=&quot;color:#676767&quot;&gt;(&lt;/span&gt;z&lt;span style=&quot;color:#676767&quot;&gt;);&lt;/span&gt;
  &lt;span style=&quot;color:#676767&quot;&gt;}&lt;/span&gt;

  &lt;span style=&quot;color:#2929cc&quot;&gt;// DE tweaks&lt;/span&gt;
  &lt;span style=&quot;color:#2e8b57; font-weight:bold&quot;&gt;if&lt;/span&gt; &lt;span style=&quot;color:#676767&quot;&gt;(&lt;/span&gt;fractal&lt;span style=&quot;color:#676767&quot;&gt;-&amp;gt;&lt;/span&gt;analyticDE&lt;span style=&quot;color:#676767&quot;&gt;.&lt;/span&gt;enabled&lt;span style=&quot;color:#676767&quot;&gt;)&lt;/span&gt;
  &lt;span style=&quot;color:#676767&quot;&gt;{&lt;/span&gt;
    &lt;span style=&quot;color:#2e8b57; font-weight:bold&quot;&gt;if&lt;/span&gt; &lt;span style=&quot;color:#676767&quot;&gt;(!&lt;/span&gt;fractal&lt;span style=&quot;color:#676767&quot;&gt;-&amp;gt;&lt;/span&gt;analyticDE&lt;span style=&quot;color:#676767&quot;&gt;.&lt;/span&gt;enabledFalse&lt;span style=&quot;color:#676767&quot;&gt;)&lt;/span&gt;
      aux&lt;span style=&quot;color:#676767&quot;&gt;.&lt;/span&gt;DE &lt;span style=&quot;color:#676767&quot;&gt;=&lt;/span&gt; aux&lt;span style=&quot;color:#676767&quot;&gt;.&lt;/span&gt;DE &lt;span style=&quot;color:#676767&quot;&gt;*&lt;/span&gt; fractal&lt;span style=&quot;color:#676767&quot;&gt;-&amp;gt;&lt;/span&gt;analyticDE&lt;span style=&quot;color:#676767&quot;&gt;.&lt;/span&gt;scale1 &lt;span style=&quot;color:#676767&quot;&gt;+&lt;/span&gt; fractal&lt;span style=&quot;color:#676767&quot;&gt;-&amp;gt;&lt;/span&gt;analyticDE&lt;span style=&quot;color:#676767&quot;&gt;.&lt;/span&gt;offset0&lt;span style=&quot;color:#676767&quot;&gt;;&lt;/span&gt;
    &lt;span style=&quot;color:#2e8b57; font-weight:bold&quot;&gt;else&lt;/span&gt;
    &lt;span style=&quot;color:#676767&quot;&gt;{&lt;/span&gt;
      &lt;span style=&quot;color:#2e8b57; font-weight:bold&quot;&gt;double&lt;/span&gt; avgScale &lt;span style=&quot;color:#676767&quot;&gt;=&lt;/span&gt; z&lt;span style=&quot;color:#676767&quot;&gt;.&lt;/span&gt;&lt;span style=&quot;color:#00008f&quot;&gt;Length&lt;/span&gt;&lt;span style=&quot;color:#676767&quot;&gt;() /&lt;/span&gt; oldZ&lt;span style=&quot;color:#676767&quot;&gt;.&lt;/span&gt;&lt;span style=&quot;color:#00008f&quot;&gt;Length&lt;/span&gt;&lt;span style=&quot;color:#676767&quot;&gt;();&lt;/span&gt;
      aux&lt;span style=&quot;color:#676767&quot;&gt;.&lt;/span&gt;DE &lt;span style=&quot;color:#676767&quot;&gt;=&lt;/span&gt; aux&lt;span style=&quot;color:#676767&quot;&gt;.&lt;/span&gt;DE &lt;span style=&quot;color:#676767&quot;&gt;*&lt;/span&gt; avgScale &lt;span style=&quot;color:#676767&quot;&gt;*&lt;/span&gt; fractal&lt;span style=&quot;color:#676767&quot;&gt;-&amp;gt;&lt;/span&gt;analyticDE&lt;span style=&quot;color:#676767&quot;&gt;.&lt;/span&gt;scale1 &lt;span style=&quot;color:#676767&quot;&gt;+&lt;/span&gt; fractal&lt;span style=&quot;color:#676767&quot;&gt;-&amp;gt;&lt;/span&gt;analyticDE&lt;span style=&quot;color:#676767&quot;&gt;.&lt;/span&gt;offset0&lt;span style=&quot;color:#676767&quot;&gt;;&lt;/span&gt;
    &lt;span style=&quot;color:#676767&quot;&gt;}&lt;/span&gt;
  &lt;span style=&quot;color:#676767&quot;&gt;}&lt;/span&gt;
&lt;span style=&quot;color:#676767&quot;&gt;}&lt;/span&gt;
&lt;/pre&gt;
&lt;/body&gt;</string>
        </property>
        <property name="wordWrap">
         <bool>true</bool>
        </property>
        <property name="openExternalLinks">
         <bool>true</bool>
        </property>
        <property name="textInteractionFlags">
         <set>Qt::LinksAccessibleByMouse|Qt::TextSelectableByMouse</set>
        </property>
       </widget>
      </item>
     </layout>
    </widget>
   </item>
   <item>
    <spacer name="verticalSpacer">
     <property name="orientation">
      <enum>Qt::Vertical</enum>
     </property>
     <property name="sizeHint" stdset="0">
      <size>
       <width>20</width>
       <height>40</height>
      </size>
     </property>
    </spacer>
   </item>
  </layout>
 </widget>
 <customwidgets>
  <customwidget>
   <class>MyGroupBox</class>
   <extends>QGroupBox</extends>
   <header>my_group_box.h</header>
   <container>1</container>
  </customwidget>
  <customwidget>
   <class>MyDoubleSpinBox</class>
   <extends>QDoubleSpinBox</extends>
   <header>my_double_spin_box.h</header>
  </customwidget>
  <customwidget>
   <class>MySpinBox</class>
   <extends>QSpinBox</extends>
   <header>my_spin_box.h</header>
  </customwidget>
  <customwidget>
   <class>MyCheckBox</class>
   <extends>QCheckBox</extends>
   <header>my_check_box.h</header>
  </customwidget>
 </customwidgets>
 <tabstops>
  <tabstop>groupCheck_info</tabstop>
 </tabstops>
 <resources/>
 <connections/>
</ui>
